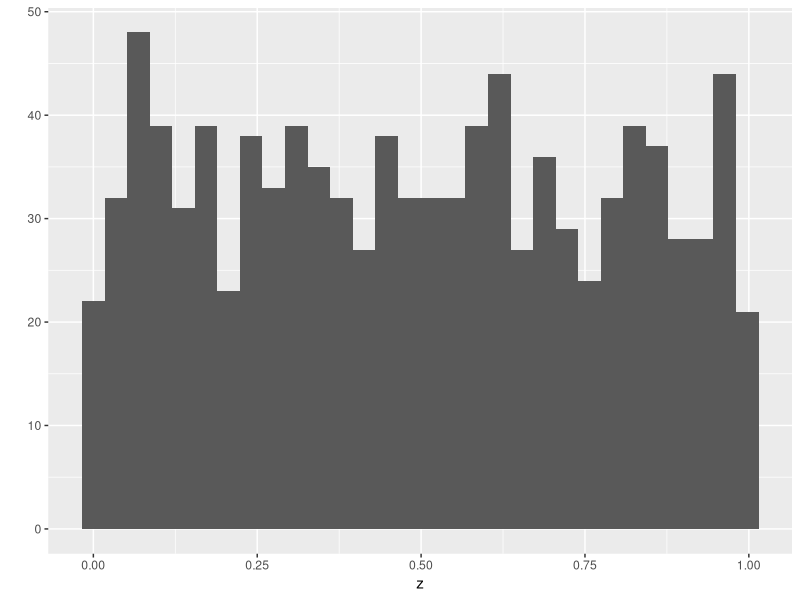

Source code (R): (Note: this script raises an error after producing the figure.)
# Data types and atomic vectors - part 2
# 12 January 2021
# EMD

# Create atomic vector (avoid this)
z <- vector(mode="numeric",length=0)
print(z)
# add elements to it
z <- c(z,5)
head(z)
# this "dynamic sizing" is very slow!!

# predefine vecot length

#create a vector of 100 0s
z <- rep(0,100)
head(z)

# Vetter to start with NAs
z <- rep(NA,100)
typeof(z)
z[1] <- "Washington"
head(z)
typeof(z)

# efficiently create a large vector with names
my_vector <- runif(100)
my_names <- paste("Species",seq(1:length(my_vector)),  
                  sep="")
head(my_names)
names(my_vector) <- my_names
head(my_vector)

# using the rep function
rep(0.5,6)
rep(x=0.5,times=6) #give input names
rep(times=6,x=0.5) #order not important if names specified

my_vec <- c(1,2,3)
rep(x=my_vec,times=2)
rep(x=my_vec,each=2)
rep(x=my_vec,times=my_vec) # what does this do?
rep(x=my_vec,each=my_vec) # why?

#using seq
seq(from=2,to=4)
2:4 # very commen in r programming
seq(from=2,to=4,by=0.5)
x <- seq(from=2,to=4,length=7)
my_vec <- seq(1:length(x))
my_vec
seq_along(x)
seq_len(5)

runif(5)
runif(n=3,min=100,max=103)

rnorm(6) #mean 0 sd 1
rnorm(n=6,mean=100,sd=30)

# Explore distributions by sampling and plotting
library(ggplot2) #do this at the start
z <- runif(1000)
qplot(z)

# using sample function
long_vec <- seq_len(10)
long_vec
sample(long_vec) # with no other parameters, this is just reorders the data
sample(long_vec,size=3) # specify a number, sampling without replacement
sample(long_vec,size=16) # too large
sample(long_vec,size=16,  
       replace=TRUE) # sampling with replacements

my_weights <- c(rep(20,5),rep(100,5)) # a set of non-zero positive weights )integers or real)
my_weights
sample(x=long_vec,replace=TRUE,prob=my_weights)
sample(x=long_vec,replace=FALSE,prob=my_weights)
sample(x=long_vec,replace=TRUE,prob=long_vec)

# subsetting atomc vectors

z <- c(3.1, 9.2, 1.3, 0.4, 7.5)

# positive index values
z[c(2,3)]
z[c(2,2,3,3)]

# negative index values to exclude elements
z[-c(2,3)]

# create a vector of logical elements to select 
# based on values

z < 3
z[z<3]

tester <- z < 3
print(tester)
z[tester]

# also have which function
which(z<3)

# use length to get positions relative to start
# and end of vector
# select everything but last two elements
z[-(length(z):(length(z)-1))]

# subset using named vector elements

names(z) <- letters[1:5]
z[c("b","c")]

# Relational Operators in R
# < less than
# > greater than
# <= less than or equal to
# >= greater than or equal to
# == equal to

# logical operators in R

# ! not
# & and (vector)
# | or (vector)
# xor(vec_a,vec_b) one or the other but not both
# && and (only for the first element)
# || or (only applies for the first element)

x <- 1:5
y <- c(1:3,7,7)

x == 2
x != 2

x == 7
x == 1
y == 7
x == 1 & y == 7
x == 1 | y == 7
x == 3 | y == 3
xor(x == 3, y == 3)
x == 3 && y == 3

# subscripting with missing values

set.seed(90)
z <- runif(10)
print(z)

z < 0.5 # create a logical vector
z[z < 0.5]
which(z < 0.5)
z[which(z < 0.5)]

# which behaves differently if there are NAs!!!!!!!!!!!!!!!
zD <- c(z,NA,NA) # contaminate it
zD[zD < 0.5] # NA values carried along!
z[which(z < 0.5)] # NA values are dropped!
